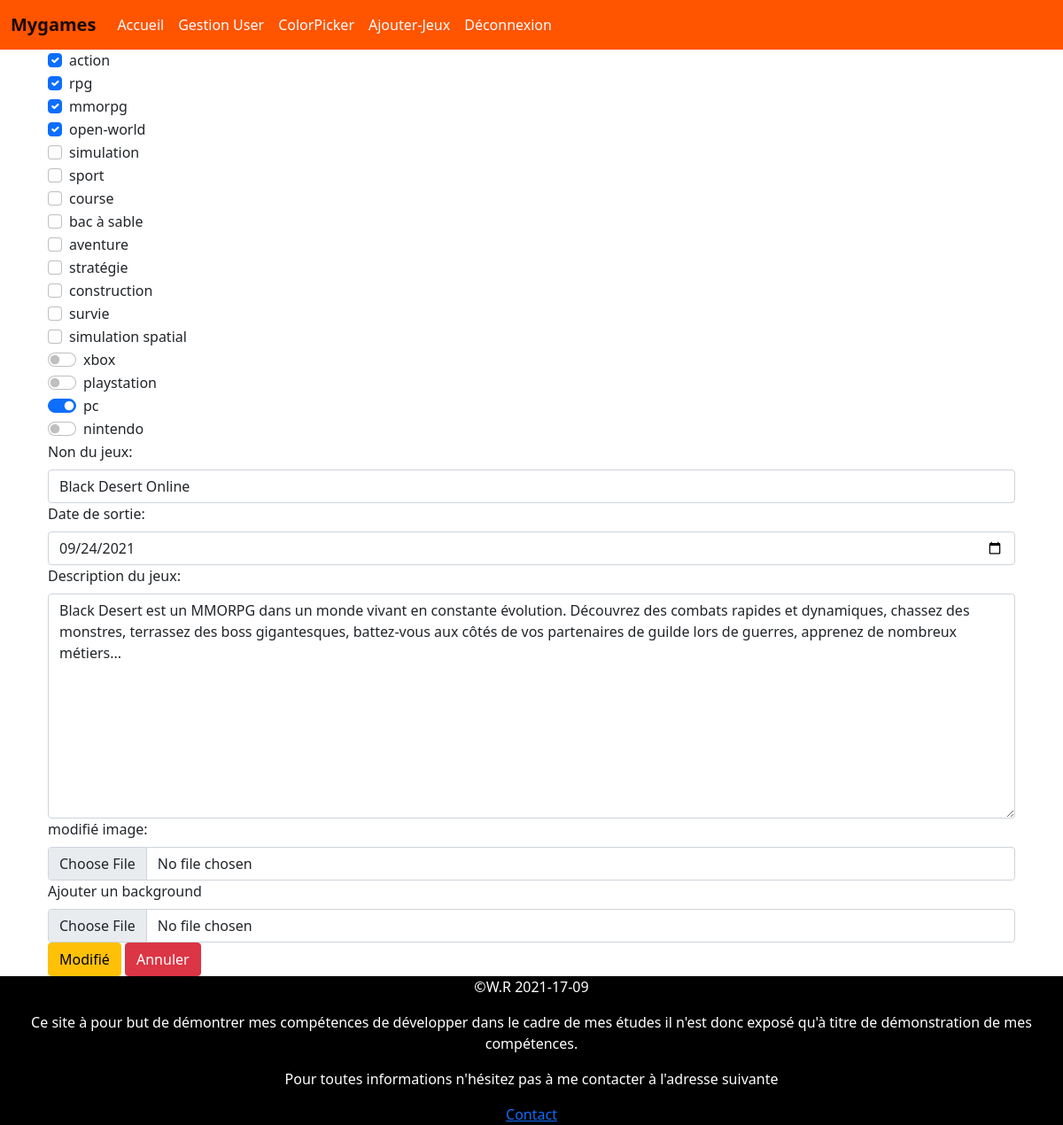
The page /admin/update.php?id=21 (signed in) on the database its author committed.
### tables this page shows
CREATE TABLE IF NOT EXISTS `game_genre` (
  `FK_genre` int(11) DEFAULT NULL,
  `FK_game` int(11) DEFAULT NULL,
  KEY `FK_genre` (`FK_genre`),
  KEY `FK_game` (`FK_game`)
);

CREATE TABLE IF NOT EXISTS `genre` (
  `PK_genre` int(11) NOT NULL AUTO_INCREMENT,
  `name_genre` varchar(150) DEFAULT NULL,
  PRIMARY KEY (`PK_genre`)
);

CREATE TABLE IF NOT EXISTS `consoles` (
  `PK_consoles` int(11) NOT NULL AUTO_INCREMENT,
  `names_consoles` varchar(150) DEFAULT NULL,
  PRIMARY KEY (`PK_consoles`)
);

CREATE TABLE IF NOT EXISTS `game_consoles` (
  `PK_game_consoles` int(11) NOT NULL AUTO_INCREMENT,
  `FK_game` int(11) DEFAULT NULL,
  `FK_consoles` int(11) DEFAULT NULL,
  PRIMARY KEY (`PK_game_consoles`),
  KEY `FK_game` (`FK_game`),
  KEY `FK_consoles` (`FK_consoles`)
);

CREATE TABLE IF NOT EXISTS `game` (
  `PK_game` int(11) NOT NULL AUTO_INCREMENT,
  `name_game` varchar(150) DEFAULT NULL,
  `describe_game` text,
  `date_game` date DEFAULT NULL,
  `img_game` varchar(255) NOT NULL,
  `bg_game` varchar(255) DEFAULT NULL,
  `date_ajout_game` datetime NOT NULL DEFAULT CURRENT_TIMESTAMP,
  `theme` varchar(155) DEFAULT NULL,
  PRIMARY KEY (`PK_game`)
);

### admin/update.php (the view, shortened to what this page needs)
<?php
if(isset($_GET['id']) and !empty($_GET['id'])){
    require "../connection.php";
    $idGame=htmlspecialchars($_GET['id']);
    $verifId = ('SELECT * from game where PK_game=?');
    $verifIdRequest = $bd -> prepare($verifId);
    $verifIdRequest -> execute([$idGame]);
    if(!$don = $verifIdRequest -> fetch()){
        header("HTTP/1.1 404 Not Found");
    }
}else{
    header("HTTP/1.1 404 Not Found");
}
include "includes/header.php";
echo'
<main class="container">
<div class="row m-auto">';
echo'
<form action="traitementUpdate.php?id='.$don['PK_game'].'" method="post" enctype="multipart/form-data">
';
echo'
<div class="col-12">';
    $viewGenre = ('SELECT * FROM game_genre gg RIGHT JOIN genre g ON g.PK_genre  = gg.FK_genre AND gg.FK_game = ?');
$verifGenre = $bd -> prepare($viewGenre);
$verifGenre -> execute([$idGame]);
while($donSelectGenre = $verifGenre ->fetch()){
    if ($idGame == $donSelectGenre['FK_game'])
    {
        echo '<div class="form-check">';
        echo '<input class="form-check-input" type="checkbox" name="genres[]" value="'.$donSelectGenre['PK_genre'].'" checked>';
        echo '<label class="form-check-label">'.$donSelectGenre['name_genre'].'</label>';
        echo '</div>';
    } else {
        echo '<div class="form-check">';
        echo '<input class="form-check-input" type="checkbox" name="genres[]" value="'.$donSelectGenre['PK_genre'].'">';
        echo '<label class="form-check-label">'.$donSelectGenre['name_genre'].'</label>';
        echo '</div>';
    }
}
$viewConsoles = ('SELECT * FROM game_consoles gc RIGHT JOIN consoles cons ON cons.PK_consoles  = gc.FK_consoles AND gc.FK_game = ?');
$verifConsoles = $bd -> prepare($viewConsoles);
$verifConsoles -> execute([$idGame]);
while($donSelectConsoles = $verifConsoles ->fetch()){
    if ($idGame == $donSelectConsoles['FK_game'])
    {
        echo '<div class="form-check form-switch">';
        echo '<input class="form-check-input" type="checkbox" name="consoles[]" value="'.$donSelectConsoles['PK_consoles'].'" checked>';
        echo '<label class="form-check-label">'.$donSelectConsoles['names_consoles'].'</label>';
        echo '</div>';
    } else {
        echo '<div class="form-check form-switch">';
        echo '<input class="form-check-input" type="checkbox" name="consoles[]" value="'.$donSelectConsoles['PK_consoles'].'">';
        echo '<label class="form-check-label">'.$donSelectConsoles['names_consoles'].'</label>';
        echo '</div>';
    }
}
echo'
</div>
    </label>
    <label for="name_game" class="form-label">Non du jeux:</label>
    <input  class="form-control" type="text" name="name_game" id="name_game" value="'.$don['name_game'].'">
    <label for="date_game" class="form-label">Date de sortie:</label>
    <input   class="form-control" type="date" name="date_game" id="date_game" value="'.$don['date_game'].'">
    <label for="describe_game" class="form-label">Description du jeux:</label>
    <textarea class="form-control" name="describe_game" id="describe_game" cols="30" rows="10">'.$don['describe_game'].'</textarea>
    <label for="describe_game" class="form-label">modifié image:</label>
    <input class="form-control" type="file" name="img_game" id="img_game">
    <label class="form-label" for="bg_game">Ajouter un background</label>
        <input type="file" name="bg_game" id="bg_name" class="form-control">
    <button type="submit" class="btn btn-warning">Modifié</button>
    <a href="dashboard.php" class="btn btn-danger">Annuler</a>
    </form>
    </div>
    </main>
    ';
include "includes/footer.php";
?>

### rows shown on the page
game_genre: FK_genre.name_genre "action"
game_genre: FK_genre.name_genre "rpg"
game_genre: FK_genre.name_genre "mmorpg"
game_genre: FK_genre.name_genre "open-world"
genre: name_genre "simulation"
genre: name_genre "sport"
genre: name_genre "course"
genre: name_genre "bac à sable"
genre: name_genre "aventure"
genre: name_genre "stratégie"
genre: name_genre "construction"
genre: name_genre "survie"
genre: name_genre "simulation spatial"
consoles: names_consoles "xbox"
consoles: names_consoles "playstation"
game_consoles: FK_consoles.names_consoles "pc"
consoles: names_consoles "nintendo"
game: name_game "Black Desert Online", date_game "09/24/2021", describe_game "Black Desert est un MMORPG dans un monde vivant en constante évolution. Découvrez des combats rapides et dynamiques, chassez des monstres, terrassez des boss gigantesques, battez-vous aux côtés de vos partenaires de guilde lors de guerres, apprenez de nombreux métiers..."
